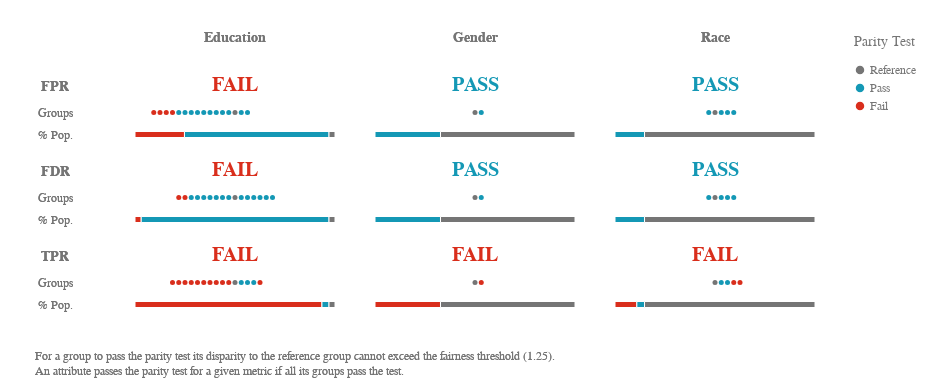

The notebook cell this image was saved under:
### Code cell
ap.summary(bdf, metrics, fairness_threshold = disparity_tolerance)
